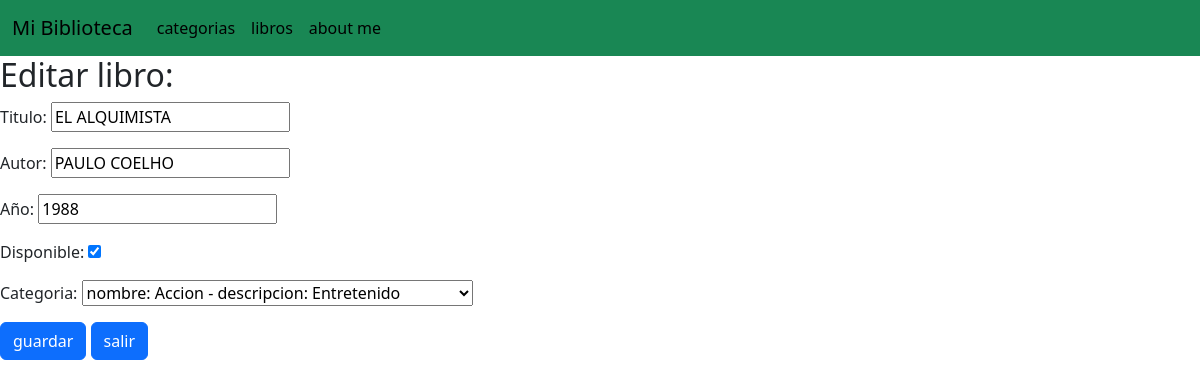
The app's page /lib/4/editar/ with its own data.
### Libros/models.py (models this page shows, shortened)
class Libro(models.Model):
    titulo=models.CharField()
    autor=models.CharField()
    año=models.IntegerField()
    disponible=models.BooleanField()
    categoria=models.ForeignKey(Categoria, on_delete=models.CASCADE, related_name='libros')
    class Meta:
        verbose_name = 'Libro'
        verbose_name_plural = 'Libros'

### Libros/views.py (the view)
# urls.py: path('<int:pk>/editar/',  LibroUpdateView.as_view(), name='libros_editar'),
class LibroUpdateView(UpdateView):
   model = Libro
   template_name = 'libros_editar.html'
   fields=['titulo','autor','año','disponible','categoria']
   success_url= reverse_lazy('lista_libros')

### Categorias/models.py (called while the page is built)
    def __str__(self):
     return f'nombre: {self.nombre} - descripcion: {self.descripcion}'

### Libros/templates/libros_editar.html (shortened to what this page needs)
{% extends 'base.html' %}
{% block content %}
<!DOCTYPE html>
<html lang="en">
<head>
</head>
<body>
    <h2>Editar libro:</h2>
     <form  method="POST">{% csrf_token %}
        {{ form.as_p }}
        <input class="btn btn-primary" type="submit" value="guardar" href="/lib/categoria/1">
        <a href="/lib/categoria/1" class="btn btn-primary">salir</a>
    </form>
</body>
</html>
{% endblock %}

### records on screen
Libro: titulo "EL ALQUIMISTA", autor "PAULO COELHO", año "1988", disponible "☑", categoria "nombre: Accion - descripcion: Entretenido"
